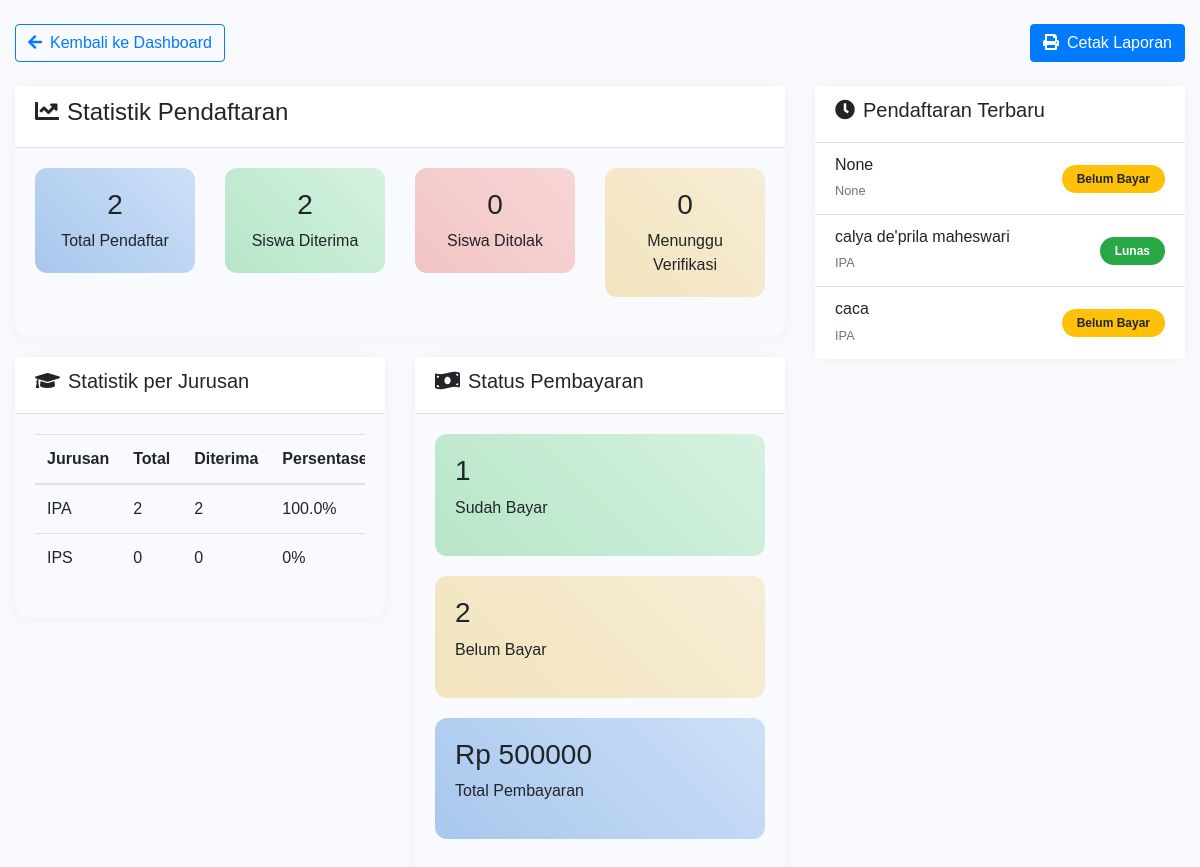
The app's page /admin/report, older data.
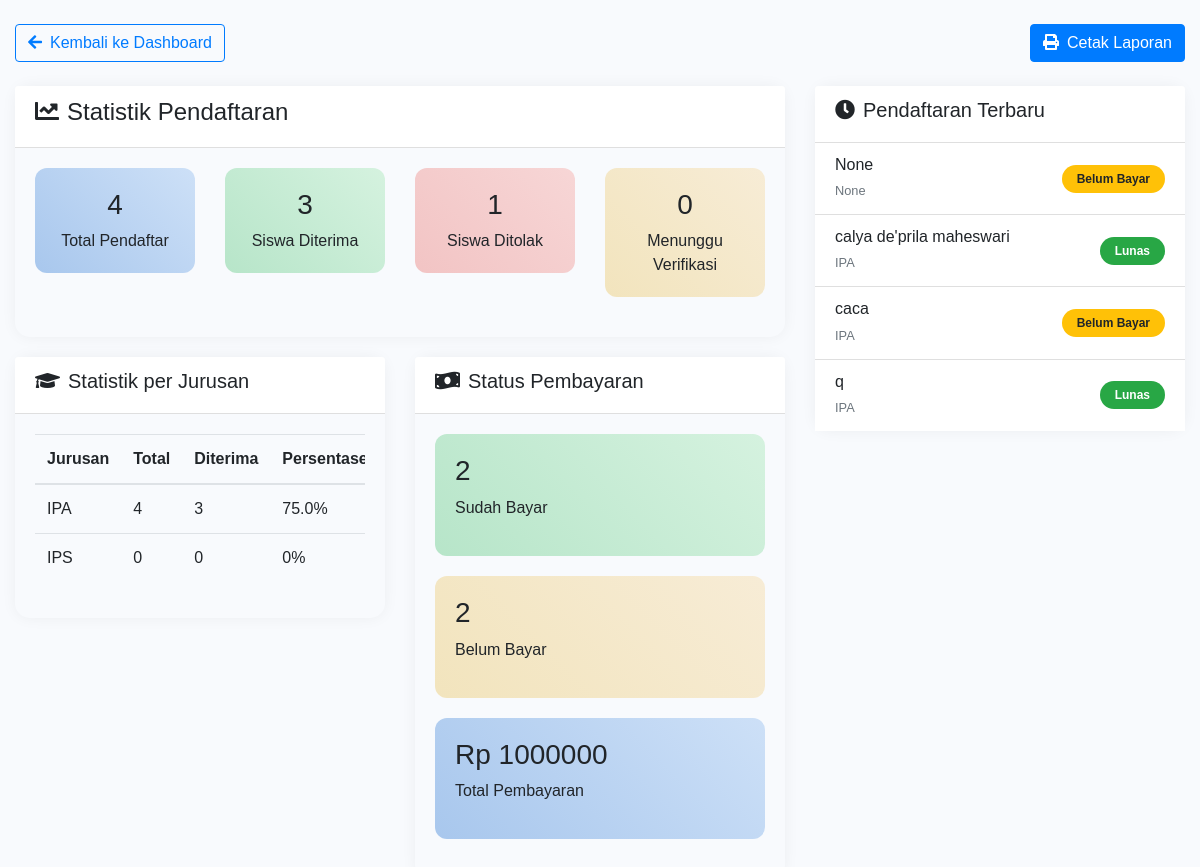
The same page, newer data.
### models.py (models this page shows, shortened)
class User(UserMixin, db.Model):
    __tablename__ = 'user'
    id = db.Column(db.Integer, primary_key=True)
    username = db.Column(db.String(80), unique=True, nullable=False)
    password = db.Column(db.String(120), nullable=False)
    role = db.Column(db.String(20), nullable=False, default='user')
    status = db.Column(db.String(20), nullable=False, default='pending')
    full_name = db.Column(db.String(100))
    phone = db.Column(db.String(20))
    address = db.Column(db.String(200))
    jurusan = db.Column(db.String(50))
    payment_status = db.Column(db.String(20), default='unpaid')  # unpaid/pending/paid
    payment_proof = db.Column(db.String(200))
    bank_name = db.Column(db.String(50))
    sender_name = db.Column(db.String(100))
    bukti_pembayaran = db.Column(db.String(200))
    ijasah = db.Column(db.String(200))
    foto_diri = db.Column(db.String(200))
    tempat_lahir = db.Column(db.String(200))
    asal_sekolah = db.Column(db.String(200))
    nama_ayah = db.Column(db.String(100))
    pekerjaan_ayah = db.Column(db.String(100))
    nama_ibu = db.Column(db.String(100))
    pekerjaan_ibu = db.Column(db.String(100))
    gender = db.Column(db.String(20))
    agama = db.Column(db.String(20))

### factory.py (the view)
    @app.route('/admin/report')
    def admin_report():
        from models import User
        users = User.query.filter(User.role != 'admin').all()
        siswa_diterima = User.query.filter_by(status='accepted').all()
        total_sudah_bayar = User.query.filter_by(payment_status='paid').count()
        total_belum_bayar = User.query.filter_by(status='accepted').filter(
            (User.payment_status != 'paid') | (User.payment_status == None)
        ).count()
        jurusan_stats = []
        for jurusan in ['IPA', 'IPS']:  # Remove 'Bahasa' and 'Teknik'
            total = User.query.filter_by(jurusan=jurusan).count()
            diterima = User.query.filter_by(jurusan=jurusan, status='accepted').count()
            jurusan_stats.append({
                'nama': jurusan,
                'total': total,
                'diterima': diterima
            })
        return render_template('admin_report.html',
            total_pendaftar=len(users),
            total_diterima=len([u for u in users if u.status == 'accepted']),
            total_ditolak=len([u for u in users if u.status == 'rejected']),
            total_pending=len([u for u in users if u.status == 'pending']),
            siswa_diterima=siswa_diterima,
            jurusan_stats=jurusan_stats,
            total_sudah_bayar=total_sudah_bayar,
            total_belum_bayar=total_belum_bayar,
            total_pembayaran=total_sudah_bayar * 500000
        )

### templates/admin_report.html (shortened to what the changed rows need)
<!DOCTYPE html>
<html>
<head>
    <link href="https://maxcdn.bootstrapcdn.com/bootstrap/4.5.2/css/bootstrap.min.css" rel="stylesheet">
    <link href="https://cdnjs.cloudflare.com/ajax/libs/font-awesome/5.15.4/css/all.min.css" rel="stylesheet">
</head>
<body>
    <div class="container-fluid mt-4">
        <div class="row">
            <div class="col-md-8">
                <div class="report-card">
                    <div class="card-body">
                        <div class="row">
                            <div class="col-md-3">
                                <div class="stat-card primary text-center">
                                    <h3>{{ total_pendaftar }}</h3>
                                    <p class="mb-0">Total Pendaftar</p>
                                </div>
                            </div>
                            <div class="col-md-3">
                                <div class="stat-card success text-center">
                                    <h3>{{ total_diterima }}</h3>
                                    <p class="mb-0">Siswa Diterima</p>
                                </div>
                            </div>
                            <div class="col-md-3">
                                <div class="stat-card danger text-center">
                                    <h3>{{ total_ditolak }}</h3>
                                    <p class="mb-0">Siswa Ditolak</p>
                                </div>
                            </div>
                        </div>
                    </div>
                </div>
                <div class="row">
                    <div class="col-md-6">
                        <div class="report-card">
                            <div class="card-body">
                                <div class="table-responsive">
                                    <table class="table">
                                        <thead>
                                            <tr>
                                                <th>Jurusan</th>
                                                <th>Total</th>
                                                <th>Diterima</th>
                                                <th>Persentase</th>
                                            </tr>
                                        </thead>
                                        <tbody>
                                            {% for jurusan in jurusan_stats %}
                                            <tr>
                                                <td>{{ jurusan.nama }}</td>
                                                <td>{{ jurusan.total }}</td>
                                                <td>{{ jurusan.diterima }}</td>
                                                <td>
                                                    {% if jurusan.total > 0 %}
                                                        {{ (jurusan.diterima / jurusan.total * 100) | round(1) }}%
                                                    {% else %}
                                                        0%
                                                    {% endif %}
                                                </td>
                                            </tr>
                                            {% endfor %}
                                        </tbody>
                                    </table>
                                </div>
                            </div>
                        </div>
                    </div>
                    <div class="col-md-6">
                        <div class="report-card">
                            <div class="card-body">
                                <div class="stat-card success">
                                    <h3>{{ total_sudah_bayar }}</h3>
                                    <p>Sudah Bayar</p>
                                </div>
                                <div class="stat-card primary">
                                    <h3>Rp {{ total_pembayaran }}</h3>
                                    <p>Total Pembayaran</p>
                                </div>
                            </div>
                        </div>
                    </div>
                </div>
            </div>
            <div class="col-md-4">
                <div class="report-card">
                    <div class="card-body p-0">
                        <div class="list-group list-group-flush">
                            {% for siswa in siswa_diterima[:5] %}
                            <div class="list-group-item">
                                <div class="d-flex justify-content-between align-items-center">
                                    <div>
                                        <h6 class="mb-1">{{ siswa.full_name }}</h6>
                                        <small class="text-muted">{{ siswa.jurusan }}</small>
                                    </div>
                                    <span class="badge badge-{{ 'success' if siswa.payment_status == 'paid' else 'warning' }}">
                                        {{ 'Lunas' if siswa.payment_status == 'paid' else 'Belum Bayar' }}
                                    </span>
                                </div>
                            </div>
                            {% endfor %}
                        </div>
                    </div>
                </div>
            </div>
        </div>
    </div>
</body>
</html>

Row changes from the older to the newer data that the page shows:
added User: full_name "q", jurusan "IPA", payment_status "Lunas"
Text that changed along with them:
{{ total_pendaftar }}: "2" → "4"
{{ total_diterima }}: "2" → "3"
{{ total_ditolak }}: "0" → "1"
{{ total_sudah_bayar }}: "1" → "2"
{{ total_pembayaran }}: "500000" → "1000000"
new list line: "IPA 4 3 75.0 %"
list line gone: "IPA 2 2 100.0 %"
